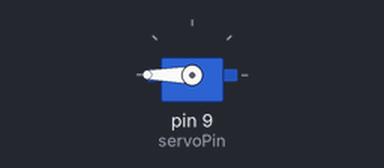
This sketch was run on a simulated Arduino Uno, built with avr-gcc and run on an emulated ATmega328P. Shown: servo.

Above: at 0.05 s.
At 2.25 s:
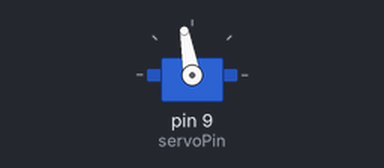
At 4.5 s:
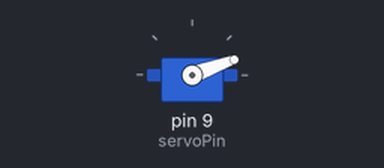
At 9.0 s:
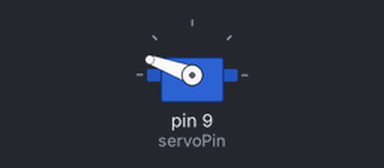
Timing chart, 0 to 11.7 s (numbered marks = the images above):
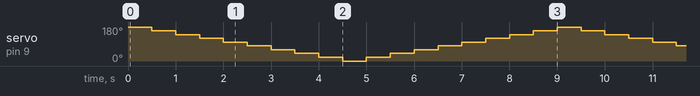

The sketch:

test_servo.ino
```cpp
#include <Servo.h>

Servo myServo;
const int servoPin = 9;   // pin
int servoAng = 180; // grade
bool toZero = true;

void setup() {
  myServo.attach(servoPin);
  Serial.begin(9600);
}

void loop() {
  myServo.write(servoAng);
  servoAng += toZero ? -20 : 20;
  if (servoAng <= 0) toZero = false;
  else if (servoAng >= 170) toZero = true;
  delay(500);
}
```

Measured:
- by itself, servo on pin 9 (servoPin): repeats every 9.0 s: 140° 0.50 s, 120° 0.50 s, 100° 0.50 s, 80° 0.50 s, 60° 0.50 s, 40° 0.50 s, 20° 0.50 s, 0° 0.50 s, 20° 0.50 s, 40° 0.50 s, 60° 0.50 s, 80° 0.50 s, 100° 0.50 s, 120° 0.50 s, 140° 0.50 s, 160° 0.50 s, 180° 0.50 s, 160° 0.50 s
